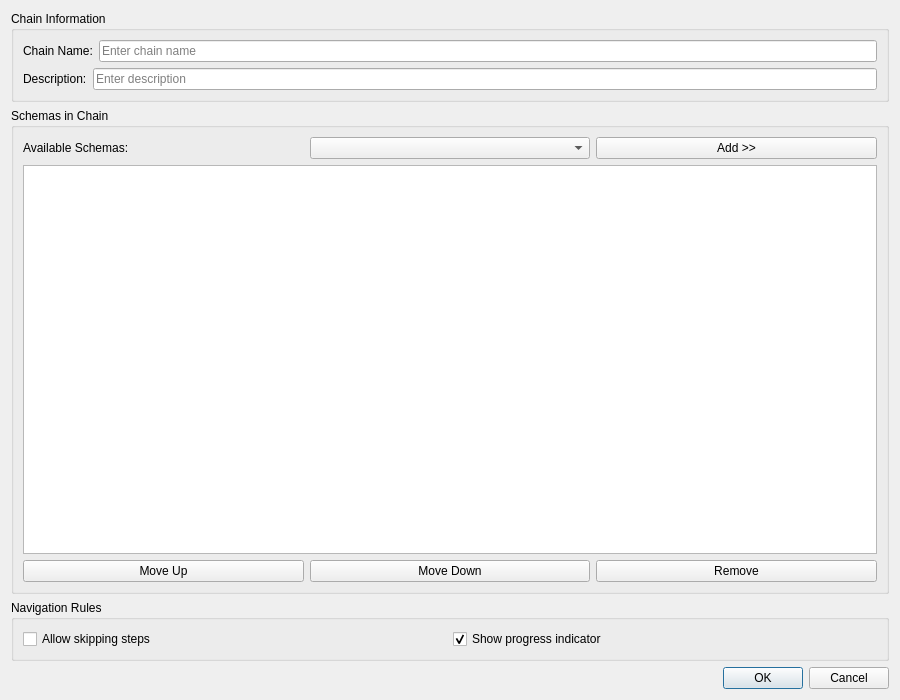
<?xml version="1.0" encoding="UTF-8"?>
<ui version="4.0">
 <class>DaisyChainEditorDialog</class>
 <widget class="QDialog" name="DaisyChainEditorDialog">
  <property name="geometry">
   <rect>
    <x>0</x>
    <y>0</y>
    <width>900</width>
    <height>700</height>
   </rect>
  </property>
  <property name="windowTitle">
   <string>Daisy Chain Editor</string>
  </property>
  <layout class="QVBoxLayout" name="dialogLayout">
   <item>
    <widget class="QGroupBox" name="chainInfoGroupBox">
     <property name="title">
      <string>Chain Information</string>
     </property>
     <layout class="QVBoxLayout" name="chainInfoLayout">
      <item>
       <layout class="QHBoxLayout" name="chainNameLayout">
        <item>
         <widget class="QLabel" name="chainNameLabel">
          <property name="text">
           <string>Chain Name:</string>
          </property>
         </widget>
        </item>
        <item>
         <widget class="QLineEdit" name="chainNameLineEdit">
          <property name="placeholderText">
           <string>Enter chain name</string>
          </property>
         </widget>
        </item>
       </layout>
      </item>
      <item>
       <layout class="QHBoxLayout" name="chainDescLayout">
        <item>
         <widget class="QLabel" name="chainDescLabel">
          <property name="text">
           <string>Description:</string>
          </property>
         </widget>
        </item>
        <item>
         <widget class="QLineEdit" name="chainDescLineEdit">
          <property name="placeholderText">
           <string>Enter description</string>
          </property>
         </widget>
        </item>
       </layout>
      </item>
     </layout>
    </widget>
   </item>
   <item>
    <widget class="QGroupBox" name="schemasGroupBox">
     <property name="title">
      <string>Schemas in Chain</string>
     </property>
     <layout class="QVBoxLayout" name="schemasLayout">
      <item>
       <layout class="QHBoxLayout" name="schemaSelectionLayout">
        <item>
         <widget class="QLabel" name="availableSchemasLabel">
          <property name="text">
           <string>Available Schemas:</string>
          </property>
         </widget>
        </item>
        <item>
         <widget class="QComboBox" name="availableSchemasComboBox"/>
        </item>
        <item>
         <widget class="QPushButton" name="addSchemaButton">
          <property name="text">
           <string>Add &gt;&gt;</string>
          </property>
         </widget>
        </item>
       </layout>
      </item>
      <item>
       <widget class="QListWidget" name="chainSchemasListWidget">
        <property name="dragDropMode">
         <enum>QAbstractItemView::InternalMove</enum>
        </property>
       </widget>
      </item>
      <item>
       <layout class="QHBoxLayout" name="schemaControlLayout">
        <item>
         <widget class="QPushButton" name="moveUpButton">
          <property name="text">
           <string>Move Up</string>
          </property>
         </widget>
        </item>
        <item>
         <widget class="QPushButton" name="moveDownButton">
          <property name="text">
           <string>Move Down</string>
          </property>
         </widget>
        </item>
        <item>
         <widget class="QPushButton" name="removeSchemaButton">
          <property name="text">
           <string>Remove</string>
          </property>
         </widget>
        </item>
       </layout>
      </item>
     </layout>
    </widget>
   </item>
   <item>
    <widget class="QGroupBox" name="navigationGroupBox">
     <property name="title">
      <string>Navigation Rules</string>
     </property>
     <layout class="QVBoxLayout" name="navigationLayout">
      <item>
       <layout class="QHBoxLayout" name="allowSkipLayout">
        <item>
         <widget class="QCheckBox" name="allowSkipCheckBox">
          <property name="text">
           <string>Allow skipping steps</string>
          </property>
         </widget>
        </item>
        <item>
         <widget class="QCheckBox" name="showProgressCheckBox">
          <property name="text">
           <string>Show progress indicator</string>
          </property>
          <property name="checked">
           <bool>true</bool>
          </property>
         </widget>
        </item>
       </layout>
      </item>
     </layout>
    </widget>
   </item>
   <item>
    <widget class="QDialogButtonBox" name="buttonBox">
     <property name="orientation">
      <enum>Qt::Horizontal</enum>
     </property>
     <property name="standardButtons">
      <set>QDialogButtonBox::Cancel|QDialogButtonBox::Ok</set>
     </property>
    </widget>
   </item>
  </layout>
 </widget>
 <resources/>
 <connections>
  <connection>
   <sender>buttonBox</sender>
   <signal>accepted()</signal>
   <receiver>DaisyChainEditorDialog</receiver>
   <slot>accept()</slot>
   <hints>
    <hint type="sourcelabel">
     <x>248</x>
     <y>254</y>
    </hint>
    <hint type="destinationlabel">
     <x>157</x>
     <y>274</y>
    </hint>
   </hints>
  </connection>
  <connection>
   <sender>buttonBox</sender>
   <signal>rejected()</signal>
   <receiver>DaisyChainEditorDialog</receiver>
   <slot>reject()</slot>
   <hints>
    <hint type="sourcelabel">
     <x>316</x>
     <y>260</y>
    </hint>
    <hint type="destinationlabel">
     <x>286</x>
     <y>274</y>
    </hint>
   </hints>
  </connection>
 </connections>
</ui>
